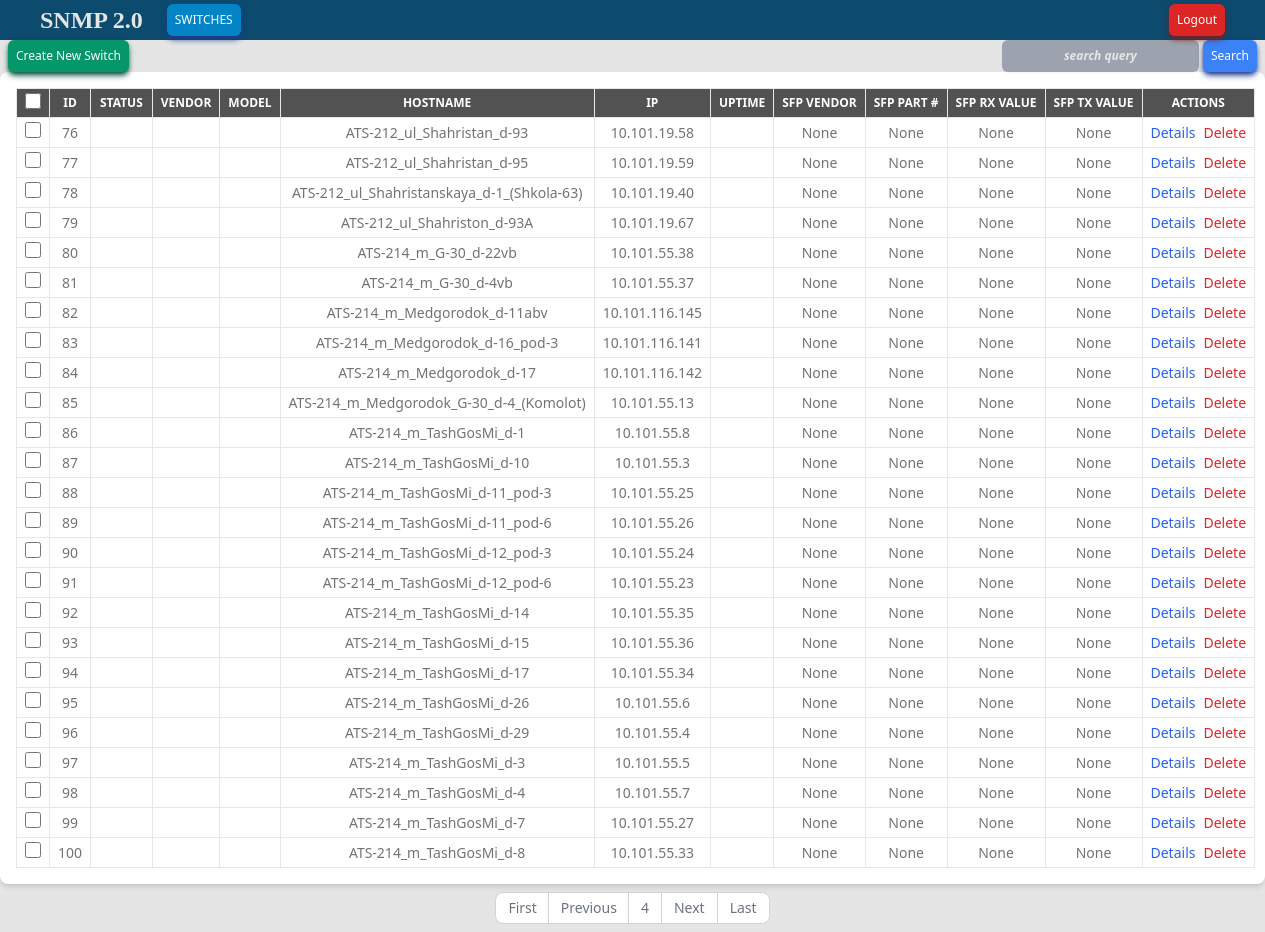
/snmp/switches/?page=4&search= (signed in), run on the app's committed database.
### snmp/models.py (models this page shows, shortened)
class Switch(models.Model):
    model = models.ForeignKey(SwitchModel, on_delete=models.SET_NULL, blank=True, null=True)
    uptime = models.CharField(max_length=200, blank=True, null=True)
    hostname = models.CharField(max_length=200, null=True, blank=True)
    ip = models.GenericIPAddressField(protocol='both', null=True, blank=True)
    snmp_community = models.CharField(max_length=100, default='snmp2netread')
    sysdescr_oid = models.CharField(max_length=200, default='1.3.6.1.2.1.1.1.0')
    status = models.BooleanField(default=False, null=True, blank=True)
    uplink = models.ForeignKey("Switch", on_delete=models.SET_NULL, blank=True, null=True)
    rx_signal = models.FloatField(null=True, blank=True)
    tx_signal = models.FloatField(null=True, blank=True)
    sfp_vendor = models.CharField(max_length=200, null=True, blank=True)
    part_number = models.CharField(max_length=200, null=True, blank=True)
    branch = models.ForeignKey(Branch, on_delete=models.SET_NULL, blank=True, null=True)
    high_signal_value = models.FloatField(default='11', blank=True, null=True)
    history = HistoricalRecords()

### snmp/views.py (the view, shortened to what this page needs)
# urls.py: path('switches/', views.switches, name='switches'),
def switches(request):
    items = Switch.objects.all()
    items = items.order_by('status')
    search_query = request.GET.get('search')
    paginator = Paginator(items, 25)
    page_number = request.GET.get('page')
    page_items = paginator.get_page(page_number)
    return render(request, 'switch_list.html', {'switches': page_items})

### snmp/templates/switch_list.html (shortened to what this page needs)
{% extends "index.html" %}
{% load static %}
{% block content %}
  <div class="flex justify-between">
    <div class="px-2">
      <a href="{% url 'switch_create' %}" class="shadow-md shadow-emerald-900 rounded-md px-2 py-2 font-medium text-center inline-flex items-center text-xs text-white bg-emerald-600 hover:bg-emerald-800 focus:ring-2 focus:outline-none focus:ring-cyan-300 dark:focus:ring-cyan-800">
        Create New Switch
      </a>
    </div>
    <form method="get">
      <div class="form-group px-2">
        <input type="text" name="search" id="search" value="{{ request.GET.search }}" class="shadow-sm placeholder:italic placeholder:text-neutral-200 block rounded-md px-2 py-2 font-bold text-center inline-flex items-center text-xs text-white bg-gray-400 dark:bg-gray-600 hover:bg-gray-600 text-sky-primary invalid:text-gray-400 form-control" placeholder="search query">
        <button type="submit" class="shadow-md shadow-blue-900 rounded-md px-2 py-2 font-medium text-center inline-flex items-center text-xs text-white bg-blue-500 hover:bg-sky-800 focus:ring-2 focus:outline-none focus:ring-cyan-300 dark:focus:ring-cyan-800">Search</button>
      </div>
    </form>
  </div>
  <div class="bg-white dark:bg-neutral-800 p-4 rounded-lg shadow-md">
    <table class="w-full text-xs text-left text-neutral-500 dark:text-neutral-400">
      <thead class='uppercase'>
          <tr class="text-xs font-sans text-center whitespace-nowrap bg-neutral-600 text-white dark:text-neutrall-300">
          <th class="border px-2 py-1">
              <div class="flex-1 items-center">
                <input id="checkbox-all-search" type="checkbox" class="w-4 h-4 text-blue-600 bg-gray-100 border-gray-300 rounded focus:ring-blue-500 dark:focus:ring-blue-600 dark:ring-offset-gray-800 dark:focus:ring-offset-gray-800 focus:ring-2 dark:bg-gray-700 dark:border-gray-600">
              </div>
          </th>
          <th class="border px-2 py-1">ID</th>
          <th class="border px-2 py-1">Status</th>
          <th class="border px-2 py-1">Vendor</th>
          <th class="border px-2 py-1">Model</th>
          <th class="border px-2 py-1">Hostname</th>
          <th class="border px-2 py-1">IP</th>
          <th class="border px-2 py-1">Uptime</th>
          <th class="border px-2 py-1">SFP Vendor</th>
          <th class="border px-2 py-1">SFP Part #</th>
          <th class="border px-2 py-1">SFP RX value</th>
          <th class="border px-2 py-1">SFP TX value</th>
          <th class="border px-2 py-1">Actions</th>
        </tr>
      </thead>
      <tbody>
        {% for switch in switches %}
        <tr class="text-sm font-sans text-center whitespace-nowrap hover:bg-neutral-400 dark:hover:bg-neutral-600">
          <td class="border px-2 py-1">
              <div>
                <input name="switches-ch" value="{{ switch.id }}" id="checkbox-table-search-{{ switch.id }}" type="checkbox" class="w-4 h-4 text-blue-600 bg-gray-100 border-gray-300 rounded focus:ring-blue-500 dark:focus:ring-blue-600 dark:ring-offset-gray-800 dark:focus:ring-offset-gray-800 focus:ring-2 dark:bg-gray-700 dark:border-gray-600">
              </div>
          </td>
          <td class="border px-2 py-1">
          {{ switch.pk }}
          </td>
          <td id="switch-status-{{ switch.pk }}" class="border px-2 py-1 text-white">
          </td>
          <td class="border px-2 py-1">
          </td>
          <td class="border px-2 py-1">
          </td>
          <td class="border px-2 py-1">
            {{ switch.hostname }}</a>
          </td>
          <td class="border px-2 py-1">
            {{ switch.ip }}</a>
          </td>
          <td class="border px-2 py-1">
          </td>
          <td class="border px-2 py-1">
            {% if 'No Such' in switch.sfp_vendor %}Not available{% else %}
            {{ switch.sfp_vendor }}
            {% endif %}
          </td>
          <td class="border px-2 py-1">
            {{ switch.part_number }}
          </td>
          <td class="border px-2 py-1">
            {{ switch.rx_signal }}
          </td>
          <td class="border px-2 py-1">
            {{ switch.tx_signal }}
          </td>
          <td class="border px-2 py-1">
            <div class="flex justify-center space-x-2">
              {% if switch.status %}
              <a href="{% url 'switch_detail' switch.pk %}" class="btn btn-info text-blue-600">
                Details
              </a>
              <a href="{% url 'switch_update' switch.pk %}" class="btn btn-warning">
                Edit
              </a>
              {% else %}
              <a href="{% url 'switch_detail' switch.pk %}" class="btn btn-info text-blue-600">
                Details
              </a>
              {% endif %}
              <a href="{% url 'switch_delete' switch.pk %}" class="btn btn-danger text-red-600">
                Delete
              </a>
            </div>
          </td>
        </tr>
        {% endfor %}
      </tbody>
    </table>
  </div>
  <div class="pagination flex justify-center  py-2">
    <nav aria-label="Page navigation example">
      <ul class="inline-flex -space-x-px text-sm">
        {% if switches.has_previous %}
        <li>
          <a href="?page=1&search={{ request.GET.search }}" class="flex items-center justify-center px-3 h-8 ms-0 leading-tight text-gray-500 bg-white border border-e-0 border-gray-300 rounded-s-lg hover:bg-gray-100 hover:text-gray-700 dark:bg-gray-800 dark:border-gray-700 dark:text-gray-400 dark:hover:bg-gray-700 dark:hover:text-white">First</a>
        </li>
        <li>
          <a href="?page={{ switches.previous_page_number }}&search={{ request.GET.search }}" class="flex items-center justify-center px-3 h-8 ms-0 leading-tight text-gray-500 bg-white border border-e-0 border-gray-300 hover:bg-gray-100 hover:text-gray-700 dark:bg-gray-800 dark:border-gray-700 dark:text-gray-400 dark:hover:bg-gray-700 dark:hover:text-white">Previous</a>
        </li>
        {% endif %}
        <li>
          <a href="?page={{ switches.number }}&search={{ request.GET.search }}" class="{% if switches.number == switches.paginator.num_pages %} rounded-e-lg {% endif %} {% if switches.number == 1 %} rounded-s-lg {% endif %} flex items-center justify-center px-3 h-8 leading-tight text-gray-500 bg-white border border-gray-300 hover:bg-gray-100 hover:text-gray-700 dark:bg-gray-800 dark:border-gray-700 dark:text-gray-400 dark:hover:bg-gray-700 dark:hover:text-white">{{ switches.number }}</a>
        </li>
        {% if switches.has_next %}
        <li>
          <a href="?page={{ switches.next_page_number }}&search={{ request.GET.search }}" class="flex items-center justify-center px-3 h-8 leading-tight text-gray-500 bg-white border border-gray-300 hover:bg-gray-100 hover:text-gray-700 dark:bg-gray-800 dark:border-gray-700 dark:text-gray-400 dark:hover:bg-gray-700 dark:hover:text-white">Next</a>
        </li>
        <li>
          <a href="?page={{ switches.paginator.num_pages }}&search={{ request.GET.search }}" class="flex items-center justify-center px-3 h-8 leading-tight text-gray-500 bg-white border border-gray-300 rounded-e-lg hover:bg-gray-100 hover:text-gray-700 dark:bg-gray-800 dark:border-gray-700 dark:text-gray-400 dark:hover:bg-gray-700 dark:hover:text-white">Last</a>
        </li>
        {% endif %}
      </ul>
    </nav>
  </div>
{% endblock %}

### data on the page
Switch: pk "76", hostname "ATS-212_ul_Shahristan_d-93", ip "10.101.19.58", sfp_vendor "None", part_number "None", rx_signal "None", tx_signal "None", status "Details"
Switch: pk "77", hostname "ATS-212_ul_Shahristan_d-95", ip "10.101.19.59", sfp_vendor "None", part_number "None", rx_signal "None", tx_signal "None", status "Details"
Switch: pk "78", hostname "ATS-212_ul_Shahristanskaya_d-1_(Shkola-63)", ip "10.101.19.40", sfp_vendor "None", part_number "None", rx_signal "None", tx_signal "None", status "Details"
Switch: pk "79", hostname "ATS-212_ul_Shahriston_d-93A", ip "10.101.19.67", sfp_vendor "None", part_number "None", rx_signal "None", tx_signal "None", status "Details"
Switch: pk "80", hostname "ATS-214_m_G-30_d-22vb", ip "10.101.55.38", sfp_vendor "None", part_number "None", rx_signal "None", tx_signal "None", status "Details"
Switch: pk "81", hostname "ATS-214_m_G-30_d-4vb", ip "10.101.55.37", sfp_vendor "None", part_number "None", rx_signal "None", tx_signal "None", status "Details"
Switch: pk "82", hostname "ATS-214_m_Medgorodok_d-11abv", ip "10.101.116.145", sfp_vendor "None", part_number "None", rx_signal "None", tx_signal "None", status "Details"
Switch: pk "83", hostname "ATS-214_m_Medgorodok_d-16_pod-3", ip "10.101.116.141", sfp_vendor "None", part_number "None", rx_signal "None", tx_signal "None", status "Details"
Switch: pk "84", hostname "ATS-214_m_Medgorodok_d-17", ip "10.101.116.142", sfp_vendor "None", part_number "None", rx_signal "None", tx_signal "None", status "Details"
Switch: pk "85", hostname "ATS-214_m_Medgorodok_G-30_d-4_(Komolot)", ip "10.101.55.13", sfp_vendor "None", part_number "None", rx_signal "None", tx_signal "None", status "Details"
Switch: pk "86", hostname "ATS-214_m_TashGosMi_d-1", ip "10.101.55.8", sfp_vendor "None", part_number "None", rx_signal "None", tx_signal "None", status "Details"
Switch: pk "87", hostname "ATS-214_m_TashGosMi_d-10", ip "10.101.55.3", sfp_vendor "None", part_number "None", rx_signal "None", tx_signal "None", status "Details"
Switch: pk "88", hostname "ATS-214_m_TashGosMi_d-11_pod-3", ip "10.101.55.25", sfp_vendor "None", part_number "None", rx_signal "None", tx_signal "None", status "Details"
Switch: pk "89", hostname "ATS-214_m_TashGosMi_d-11_pod-6", ip "10.101.55.26", sfp_vendor "None", part_number "None", rx_signal "None", tx_signal "None", status "Details"
Switch: pk "90", hostname "ATS-214_m_TashGosMi_d-12_pod-3", ip "10.101.55.24", sfp_vendor "None", part_number "None", rx_signal "None", tx_signal "None", status "Details"
Switch: pk "91", hostname "ATS-214_m_TashGosMi_d-12_pod-6", ip "10.101.55.23", sfp_vendor "None", part_number "None", rx_signal "None", tx_signal "None", status "Details"
Switch: pk "92", hostname "ATS-214_m_TashGosMi_d-14", ip "10.101.55.35", sfp_vendor "None", part_number "None", rx_signal "None", tx_signal "None", status "Details"
Switch: pk "93", hostname "ATS-214_m_TashGosMi_d-15", ip "10.101.55.36", sfp_vendor "None", part_number "None", rx_signal "None", tx_signal "None", status "Details"
Switch: pk "94", hostname "ATS-214_m_TashGosMi_d-17", ip "10.101.55.34", sfp_vendor "None", part_number "None", rx_signal "None", tx_signal "None", status "Details"
Switch: pk "95", hostname "ATS-214_m_TashGosMi_d-26", ip "10.101.55.6", sfp_vendor "None", part_number "None", rx_signal "None", tx_signal "None", status "Details"
Switch: pk "96", hostname "ATS-214_m_TashGosMi_d-29", ip "10.101.55.4", sfp_vendor "None", part_number "None", rx_signal "None", tx_signal "None", status "Details"
Switch: pk "97", hostname "ATS-214_m_TashGosMi_d-3", ip "10.101.55.5", sfp_vendor "None", part_number "None", rx_signal "None", tx_signal "None", status "Details"
Switch: pk "98", hostname "ATS-214_m_TashGosMi_d-4", ip "10.101.55.7", sfp_vendor "None", part_number "None", rx_signal "None", tx_signal "None", status "Details"
Switch: pk "99", hostname "ATS-214_m_TashGosMi_d-7", ip "10.101.55.27", sfp_vendor "None", part_number "None", rx_signal "None", tx_signal "None", status "Details"
Switch: pk "100", hostname "ATS-214_m_TashGosMi_d-8", ip "10.101.55.33", sfp_vendor "None", part_number "None", rx_signal "None", tx_signal "None", status "Details"

### other printed values
{{ switches.number }} "4"
